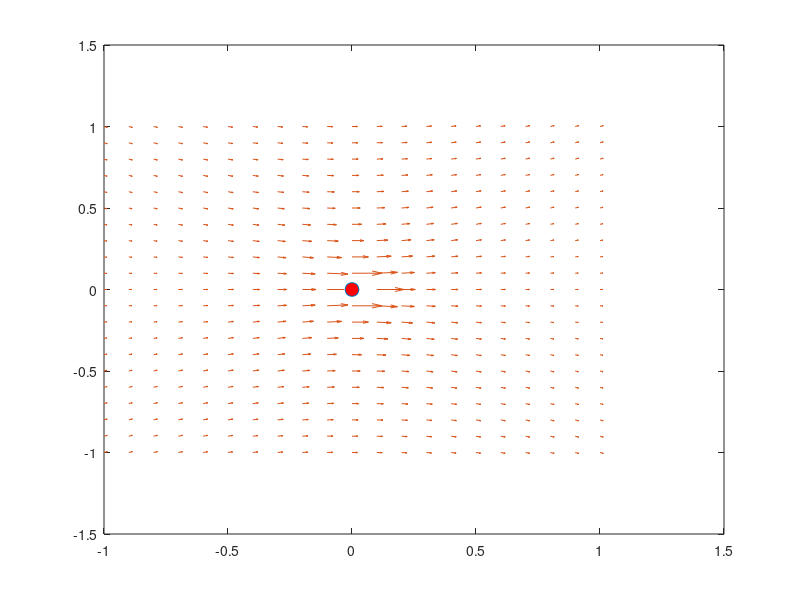

The MATLAB source for this figure: (Note: this script raises an error after producing the figure.)
% Program showing streamlines past a Stokeslet
%
% Anup Kanale, Nov 25, 2016
%-------------------------------------------------
clc; clear all;
close all;

eta = 1;
eps = 0.01;

rx = linspace(-1,1,21);
ry = linspace(-1,1,21);
F = [1; 0];
for ii=1:length(rx)
    for jj=1:length(ry)
        r = [rx(ii); ry(jj)];
        if norm(r)==0
            r=[eps; eps];
            continue;
        end;
        rDotF = r(1)*F(1) + r(2)*F(2);
        u(ii,jj) = 1/(8*pi*eta*norm(r)) *(F(1) + rDotF*r(1)/norm(r));
        v(ii,jj) = 1/(8*pi*eta*norm(r)) *(F(2) + rDotF*r(2)/norm(r));
    end;
end;

%Plot streamlines
scale=1000;
set(figure, 'Position', [400, 100, 500, 400]);
plot(rx(11), ry(11), 'o', 'MarkerSize', 10, 'MarkerFaceColor', 'red');
hold on;
q = quiver(rx,ry,u*scale,v*scale);
q.Color = 'blue';
q.LineWidth = 2;

title('Streamlines for slow past a Stokeslet');
axis equal

domain = -1:0.1:1;
[rx,ry] = meshgrid(domain,domain);
starty = -1:0.4:1;
startx=-1*ones(size(starty));
h = streamline(rx,ry,u,v,startx,starty);
set(h, 'LineWidth', 2, 'Color', 'red');
